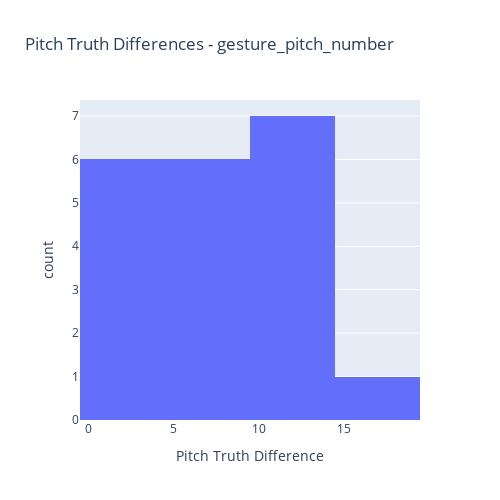
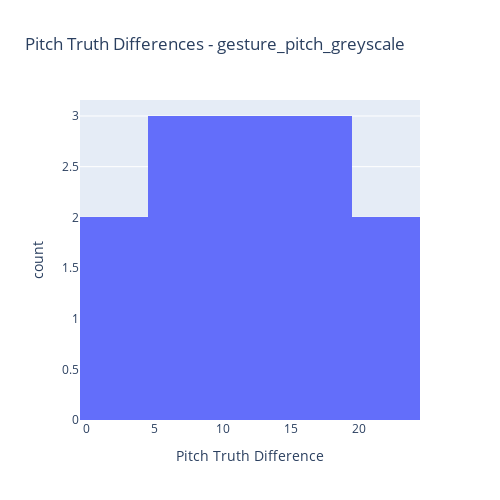
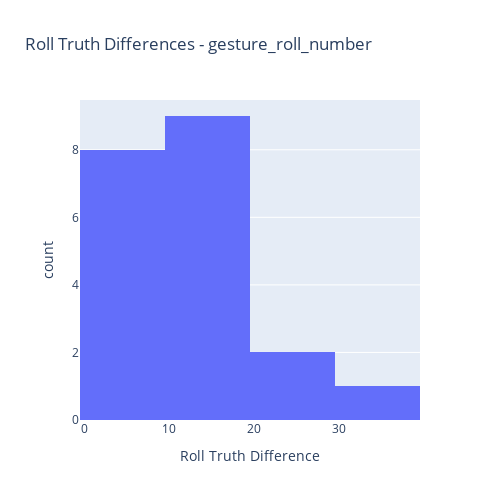
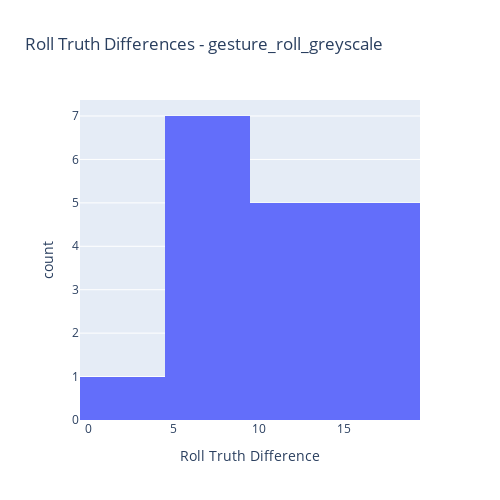

Notebook source saved alongside these figures, in order:
### Code cell
def create_histogram_truth_plots(experiment_type, truth_type):
    filtered_df = df[(df['experiment_type'] == experiment_type) & 
                     (df['inputType'] == truth_type["input_type"])]

    fig = px.histogram(filtered_df, x=truth_type["truth_diff"],
                    title=f'{truth_type['label']} Differences - {experiment_type}',
                    labels={f'{truth_type["truth_diff"]}': f'{truth_type["label"]} Difference'})
    fig.update_layout(width=500, height=500)
    fig.show()
    
for experiment_type, truth_type in experiment_truth_type.items():
    create_histogram_truth_plots(experiment_type, truth_type)

### Figure 1 — Plotly figure (JSON) as saved in the notebook; plotly's stock layout.template omitted (floating-point values rounded to 4 significant figures)
{"data": [{"alignmentgroup": "True", "bingroup": "x", "hovertemplate": "Pitch Truth Difference=%{x}<br>count=%{y}<extra></extra>", "legendgroup": "", "marker": {"color": "#636efa", "pattern": {"shape": ""}}, "name": "", "offsetgroup": "", "orientation": "v", "showlegend": false, "type": "histogram", "x": [13, 13, 12, 8, 8, 14, 2, 6, 5, 15, 3, 3, 2, 8, 11, 7, 14, 2, 10, 4], "xaxis": "x", "yaxis": "y"}], "layout": {"barmode": "relative", "height": 500, "legend": {"tracegroupgap": 0}, "title": {"text": "Pitch Truth Differences - gesture_pitch_number"}, "width": 500, "xaxis": {"anchor": "y", "domain": [0, 1], "title": {"text": "Pitch Truth Difference"}}, "yaxis": {"anchor": "x", "domain": [0, 1], "title": {"text": "count"}}}}

### Figure 2 — Plotly figure (JSON) as saved in the notebook; plotly's stock layout.template omitted (floating-point values rounded to 4 significant figures)
{"data": [{"alignmentgroup": "True", "bingroup": "x", "hovertemplate": "Pitch Truth Difference=%{x}<br>count=%{y}<extra></extra>", "legendgroup": "", "marker": {"color": "#636efa", "pattern": {"shape": ""}}, "name": "", "offsetgroup": "", "orientation": "v", "showlegend": false, "type": "histogram", "x": [13, 7, 16, 17, 6, 20, 20, 8, 4, 13, 16, 0, 14], "xaxis": "x", "yaxis": "y"}], "layout": {"barmode": "relative", "height": 500, "legend": {"tracegroupgap": 0}, "title": {"text": "Pitch Truth Differences - gesture_pitch_greyscale"}, "width": 500, "xaxis": {"anchor": "y", "domain": [0, 1], "title": {"text": "Pitch Truth Difference"}}, "yaxis": {"anchor": "x", "domain": [0, 1], "title": {"text": "count"}}}}

### Figure 3 — Plotly figure (JSON) as saved in the notebook; plotly's stock layout.template omitted (floating-point values rounded to 4 significant figures)
{"data": [{"alignmentgroup": "True", "bingroup": "x", "hovertemplate": "Roll Truth Difference=%{x}<br>count=%{y}<extra></extra>", "legendgroup": "", "marker": {"color": "#636efa", "pattern": {"shape": ""}}, "name": "", "offsetgroup": "", "orientation": "v", "showlegend": false, "type": "histogram", "x": [3, 4, 4, 14, 17, 1, 10, 13, 0, 20, 23, 32, 17, 15, 17, 2, 15, 1, 2, 17], "xaxis": "x", "yaxis": "y"}], "layout": {"barmode": "relative", "height": 500, "legend": {"tracegroupgap": 0}, "title": {"text": "Roll Truth Differences - gesture_roll_number"}, "width": 500, "xaxis": {"anchor": "y", "domain": [0, 1], "title": {"text": "Roll Truth Difference"}}, "yaxis": {"anchor": "x", "domain": [0, 1], "title": {"text": "count"}}}}

### Figure 4 — Plotly figure (JSON) as saved in the notebook; plotly's stock layout.template omitted (floating-point values rounded to 4 significant figures)
{"data": [{"alignmentgroup": "True", "bingroup": "x", "hovertemplate": "Roll Truth Difference=%{x}<br>count=%{y}<extra></extra>", "legendgroup": "", "marker": {"color": "#636efa", "pattern": {"shape": ""}}, "name": "", "offsetgroup": "", "orientation": "v", "showlegend": false, "type": "histogram", "x": [8, 18, 10, 19, 9, 11, 15, 8, 6, 8, 7, 12, 17, 10, 1, 18, 10, 9], "xaxis": "x", "yaxis": "y"}], "layout": {"barmode": "relative", "height": 500, "legend": {"tracegroupgap": 0}, "title": {"text": "Roll Truth Differences - gesture_roll_greyscale"}, "width": 500, "xaxis": {"anchor": "y", "domain": [0, 1], "title": {"text": "Roll Truth Difference"}}, "yaxis": {"anchor": "x", "domain": [0, 1], "title": {"text": "count"}}}}
